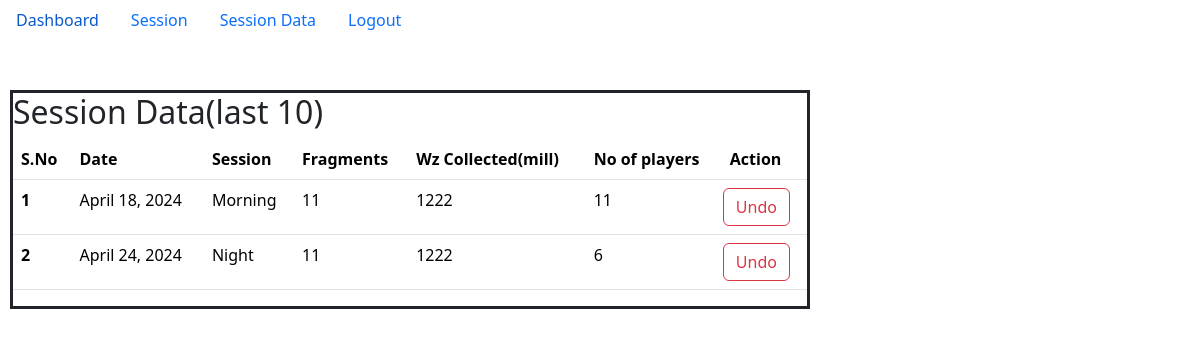
The app's page /sessionD/ (signed in) with its own data.
### fragments/models.py (models this page shows, shortened)
class sess(models.Model):
    dateSession=models.DateField()
    time_of_day = models.CharField(max_length=7, choices=[('morning', 'Morning'), ('night', 'Night')])
    noFrag = models.PositiveIntegerField()
    wzCollected = models.PositiveIntegerField()
    noPlayers=models.PositiveIntegerField()
    player_ids=models.CharField(max_length=255, default="1,2,3")

### fragments/views.py (the view)
# urls.py: path('sessionD/', views.session_data, name='sessionD'),
@login_required(login_url='loginpage')
def session_data(request):
    allsession=sess.objects.all().order_by('-id')[:10]
    return render(request, 'fragments/sessData.html',{"sessD":allsession })

### fragments/templates/fragments/sessData.html (shortened to what this page needs)
{% extends 'fragments/base.html' %}
{% block body %}
    <div class="container-table"
        style="margin-top: 50px; margin-left: 10px; margin-right: 10px;  border: solid; width: 800px;">
        <table class="table">
            <h2>Session Data(last 10)</h2>
            {% if sessD|length == 0 %}
            <div class="alert alert-secondary" role="alert">
                No records found!
            </div>
            {% else %}
            <thead>
                <tr>
                    <th scope="col">S.No</th>
                    <th scope="col">Date</th>
                    <th scope="col">Session</th>
                    <th scope="col">Fragments</th>
                    <th scope="col">Wz Collected(mill)</th>
                    <th scope="col">No of players</th>
                    <th scope="col">Action</th>
                </tr>
            </thead>
            <tbody>
                {% for d in sessD %}
                <tr>
                    <th scope="row">{{ forloop.counter }}</th>
                    <td>{{ d.dateSession }}</td>
                    <td>{{ d.time_of_day }}</td>
                    <td>{{ d.noFrag }}</td>
                    <td>{{ d.wzCollected }}</td>
                    <td>{{ d.noPlayers }}</td>
                    <td><a href="{% url 'undo' d.id %}" type="button" class="btn btn-outline-danger"
                            style="margin-left: -7px;">Undo</button></td>
                </tr>
                {% endfor %}
            </tbody>
            {% endif %}
        </table>
    </div>
{% endblock body %}

### records on screen
sess: dateSession "April 18, 2024", time_of_day "Morning", noFrag "11", wzCollected "1222", noPlayers "11"
sess: dateSession "April 24, 2024", time_of_day "Night", noFrag "11", wzCollected "1222", noPlayers "6"
